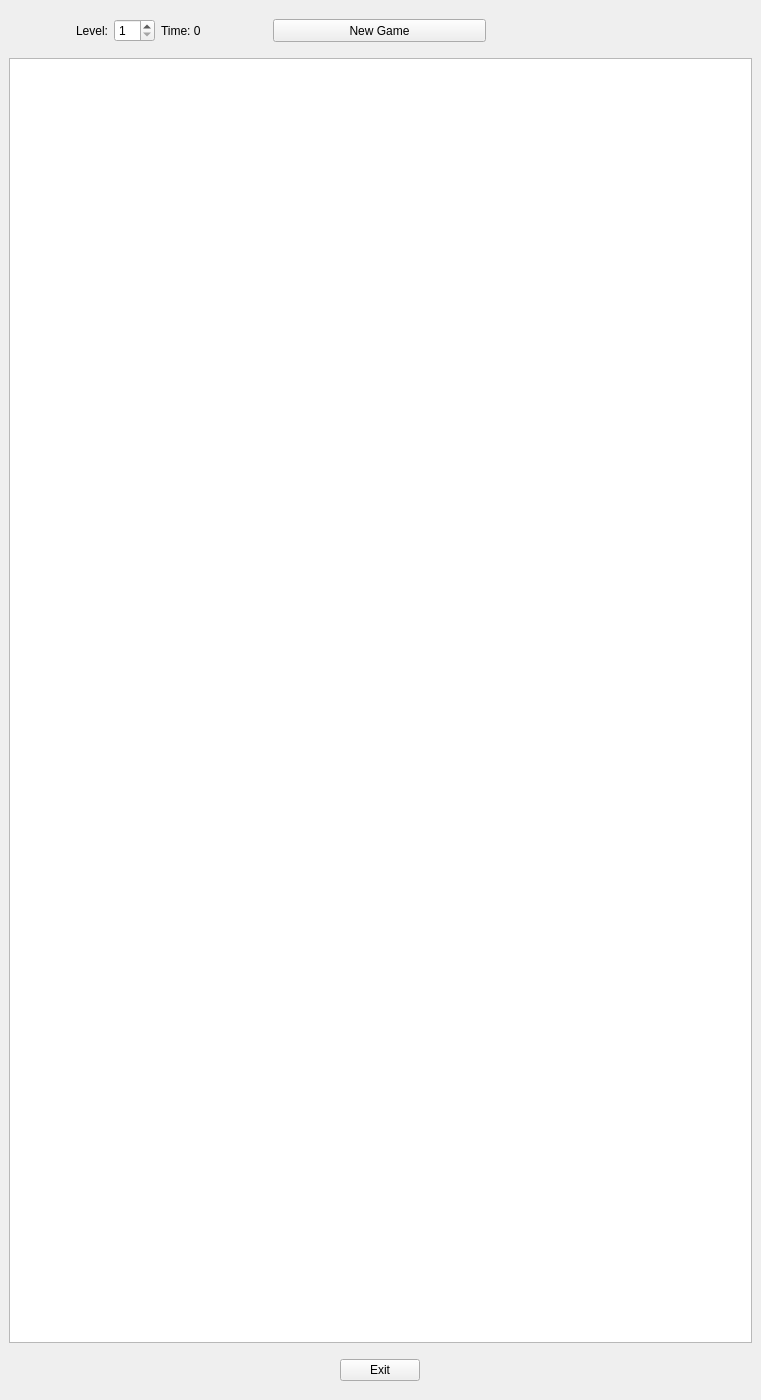
<?xml version="1.0" encoding="UTF-8"?>
<ui version="4.0">
 <class>MainWindow</class>
 <widget class="QMainWindow" name="MainWindow">
  <property name="geometry">
   <rect>
    <x>0</x>
    <y>0</y>
    <width>761</width>
    <height>1400</height>
   </rect>
  </property>
  <property name="sizePolicy">
   <sizepolicy hsizetype="Preferred" vsizetype="Preferred">
    <horstretch>0</horstretch>
    <verstretch>0</verstretch>
   </sizepolicy>
  </property>
  <property name="mouseTracking">
   <bool>false</bool>
  </property>
  <property name="focusPolicy">
   <enum>Qt::ClickFocus</enum>
  </property>
  <property name="windowTitle">
   <string>MainWindow</string>
  </property>
  <property name="layoutDirection">
   <enum>Qt::LeftToRight</enum>
  </property>
  <property name="autoFillBackground">
   <bool>false</bool>
  </property>
  <property name="dockNestingEnabled">
   <bool>false</bool>
  </property>
  <property name="unifiedTitleAndToolBarOnMac">
   <bool>false</bool>
  </property>
  <widget class="QWidget" name="centralwidget">
   <layout class="QGridLayout" name="gridLayout">
    <item row="5" column="0" colspan="6">
     <spacer name="horizontalSpacer_2">
      <property name="orientation">
       <enum>Qt::Horizontal</enum>
      </property>
      <property name="sizeHint" stdset="0">
       <size>
        <width>40</width>
        <height>20</height>
       </size>
      </property>
     </spacer>
    </item>
    <item row="5" column="7" colspan="5">
     <spacer name="horizontalSpacer">
      <property name="orientation">
       <enum>Qt::Horizontal</enum>
      </property>
      <property name="sizeHint" stdset="0">
       <size>
        <width>40</width>
        <height>20</height>
       </size>
      </property>
     </spacer>
    </item>
    <item row="5" column="6">
     <widget class="QPushButton" name="pushButton_2">
      <property name="text">
       <string>Exit</string>
      </property>
     </widget>
    </item>
    <item row="3" column="0" colspan="12">
     <widget class="QTableView" name="tableView">
      <property name="sizePolicy">
       <sizepolicy hsizetype="Expanding" vsizetype="Expanding">
        <horstretch>50</horstretch>
        <verstretch>50</verstretch>
       </sizepolicy>
      </property>
      <attribute name="horizontalHeaderVisible">
       <bool>false</bool>
      </attribute>
      <attribute name="horizontalHeaderCascadingSectionResizes">
       <bool>false</bool>
      </attribute>
      <attribute name="verticalHeaderVisible">
       <bool>false</bool>
      </attribute>
     </widget>
    </item>
    <item row="2" column="6">
     <spacer name="verticalSpacer">
      <property name="orientation">
       <enum>Qt::Vertical</enum>
      </property>
      <property name="sizeHint" stdset="0">
       <size>
        <width>20</width>
        <height>10</height>
       </size>
      </property>
     </spacer>
    </item>
    <item row="1" column="1">
     <widget class="QLabel" name="label">
      <property name="sizePolicy">
       <sizepolicy hsizetype="Fixed" vsizetype="Preferred">
        <horstretch>0</horstretch>
        <verstretch>0</verstretch>
       </sizepolicy>
      </property>
      <property name="text">
       <string>Level:</string>
      </property>
     </widget>
    </item>
    <item row="6" column="6">
     <spacer name="verticalSpacer_2">
      <property name="orientation">
       <enum>Qt::Vertical</enum>
      </property>
      <property name="sizeHint" stdset="0">
       <size>
        <width>20</width>
        <height>10</height>
       </size>
      </property>
     </spacer>
    </item>
    <item row="1" column="5" colspan="3">
     <layout class="QHBoxLayout" name="horizontalLayout_5">
      <item>
       <widget class="QPushButton" name="pushButton">
        <property name="sizePolicy">
         <sizepolicy hsizetype="Fixed" vsizetype="Fixed">
          <horstretch>0</horstretch>
          <verstretch>0</verstretch>
         </sizepolicy>
        </property>
        <property name="maximumSize">
         <size>
          <width>500</width>
          <height>500</height>
         </size>
        </property>
        <property name="sizeIncrement">
         <size>
          <width>0</width>
          <height>0</height>
         </size>
        </property>
        <property name="baseSize">
         <size>
          <width>50</width>
          <height>0</height>
         </size>
        </property>
        <property name="focusPolicy">
         <enum>Qt::NoFocus</enum>
        </property>
        <property name="contextMenuPolicy">
         <enum>Qt::ActionsContextMenu</enum>
        </property>
        <property name="statusTip">
         <string notr="true"/>
        </property>
        <property name="layoutDirection">
         <enum>Qt::RightToLeft</enum>
        </property>
        <property name="autoFillBackground">
         <bool>false</bool>
        </property>
        <property name="text">
         <string>New Game</string>
        </property>
        <property name="iconSize">
         <size>
          <width>10</width>
          <height>10</height>
         </size>
        </property>
        <property name="checkable">
         <bool>false</bool>
        </property>
        <property name="autoRepeat">
         <bool>false</bool>
        </property>
        <property name="autoDefault">
         <bool>false</bool>
        </property>
       </widget>
      </item>
     </layout>
    </item>
    <item row="1" column="2">
     <widget class="QSpinBox" name="spinBox">
      <property name="sizePolicy">
       <sizepolicy hsizetype="Fixed" vsizetype="Fixed">
        <horstretch>0</horstretch>
        <verstretch>0</verstretch>
       </sizepolicy>
      </property>
      <property name="minimum">
       <number>1</number>
      </property>
     </widget>
    </item>
    <item row="4" column="6">
     <spacer name="verticalSpacer_3">
      <property name="orientation">
       <enum>Qt::Vertical</enum>
      </property>
      <property name="sizeHint" stdset="0">
       <size>
        <width>20</width>
        <height>10</height>
       </size>
      </property>
     </spacer>
    </item>
    <item row="1" column="3">
     <widget class="QLabel" name="label_2">
      <property name="enabled">
       <bool>true</bool>
      </property>
      <property name="sizePolicy">
       <sizepolicy hsizetype="Fixed" vsizetype="Preferred">
        <horstretch>0</horstretch>
        <verstretch>0</verstretch>
       </sizepolicy>
      </property>
      <property name="text">
       <string>Time: 0</string>
      </property>
     </widget>
    </item>
    <item row="0" column="6">
     <spacer name="verticalSpacer_4">
      <property name="orientation">
       <enum>Qt::Vertical</enum>
      </property>
      <property name="sizeHint" stdset="0">
       <size>
        <width>20</width>
        <height>10</height>
       </size>
      </property>
     </spacer>
    </item>
   </layout>
  </widget>
 </widget>
 <resources/>
 <connections/>
</ui>
